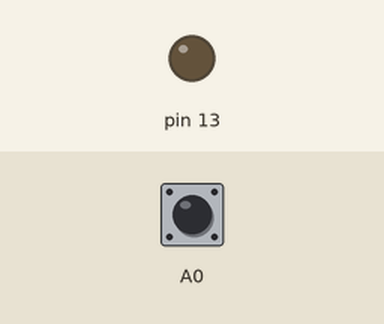
This sketch was run on a simulated Arduino Uno, built with avr-gcc and run on an emulated ATmega328P. Shown: output pins drawn as LEDs (lit = HIGH). Inputs (shaded band) come from the test bench; at power-on: A0 HIGH.

Above: at 1.2 s.
1.3 s: A0 pulled LOW for 0.15 s
At 1.6 s:
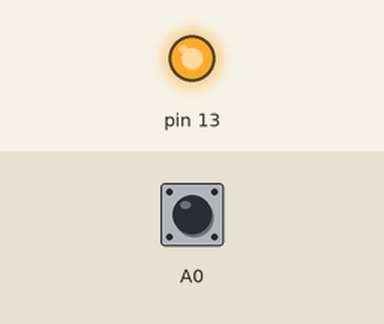
4.4 s: A0 pulled LOW for 1 s
At 8.1 s:
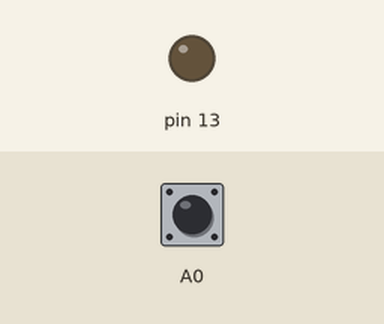
8.4 s: A0 pulled LOW for 3.2 s
At 9.4 s:
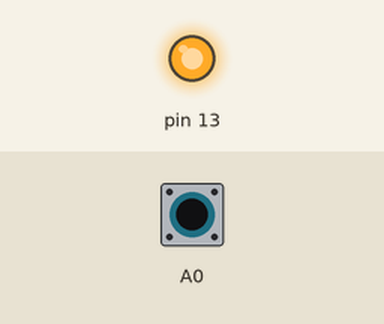
Timing chart, 0 to 16.0 s (numbered marks = the images above; inputs shaded):
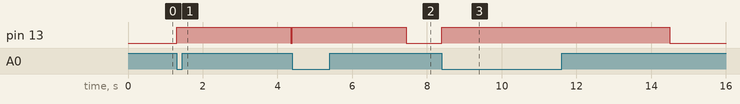

Measured:
- after the input at 1.3 s, pin 13: LOW → HIGH at once, → LOW 3.1 s later
- after the input at 4.4 s, pin 13: LOW → HIGH at once, → LOW 3.1 s later
- after the input at 8.4 s, pin 13: LOW → HIGH at once, → LOW 6.1 s later

The sketch:

delay.ino
```cpp
int estado = 0;
void setup() {
  // put your setup code here, to run once:
  pinMode(13, OUTPUT);
  pinMode(A0, INPUT_PULLUP);
}

void loop() {
  if(estado == 0){
    digitalWrite(13, LOW);
  }
  if(!digitalRead(A0)){
    digitalWrite(13, HIGH);
    delay(50);
    estado = 1;

  }
  if(estado == 1){
    delay(3000);
    if(digitalRead(A0)){
      estado = 0;
    }
    estado = 0;

  }

}
```
